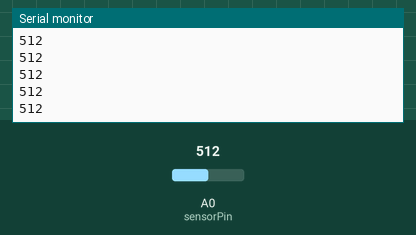
Simulated run of this sketch. Board: Arduino Uno, built with avr-gcc and run on an emulated ATmega328P. On the bench: the last lines printed to the serial monitor. The test bench sets the inputs (shaded band); at power-on: A0 (sensorPin) = 512.

Above: at 1.2 s.
1.3 s: A0 (sensorPin) set to 716
At 2.3 s:
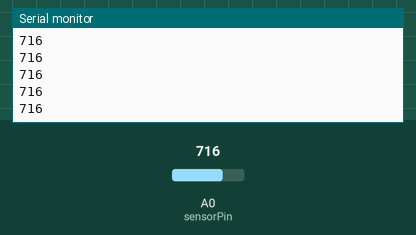
2.8 s: A0 (sensorPin) set to 900
At 3.7 s:
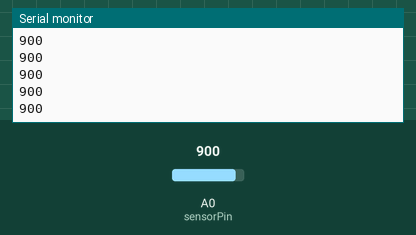
Timing chart, 0 to 5.8 s (numbered marks = the images above; inputs shaded):
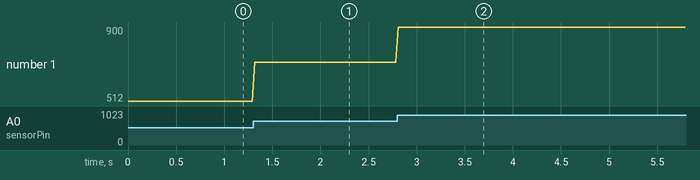

The sketch:

controller.ino
```cpp
int sensorPin = 0; // select the input pin for the potentiometer
int ledPin = 13; // select the pin for the LED
int sensorValue = 0; // variable to store the value coming from the sensor

void setup()
{
  //initialize serial communications at a 9600 baud rate
  Serial.begin(9600);
}

void loop()
{
  sensorValue = analogRead(sensorPin);// read the value from the sensor:
  Serial.println(sensorValue);
  delay(25);
}
```

Measured:
- after the input at 1.3 s, the serial monitor: prints a new line at once (image 1)
- after the input at 2.8 s, the serial monitor: prints a new line at once (image 2)
- plotted number 1: 512 → 716 after the input at 1.3 s, 716 → 900 after the input at 2.8 s
